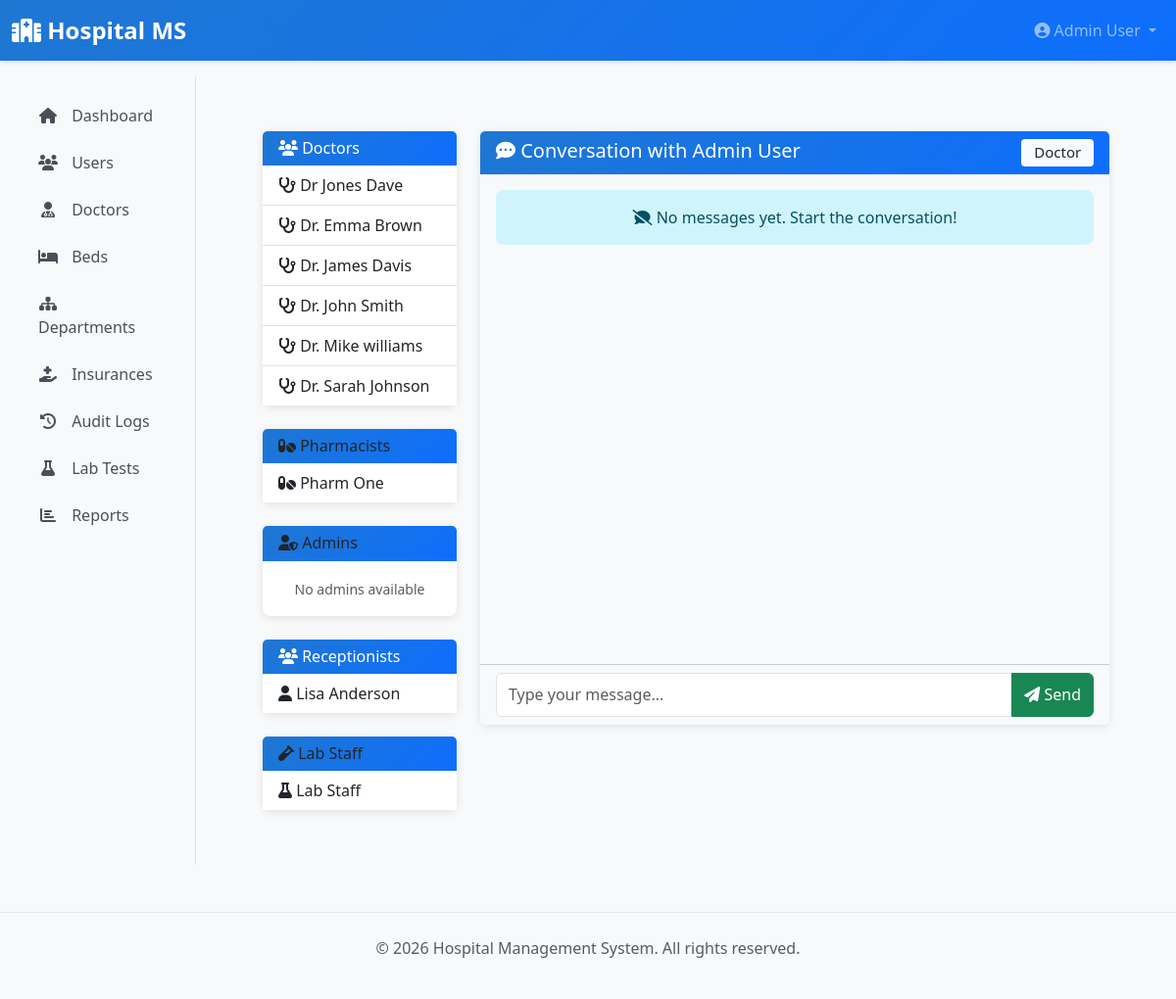
The page /admin/messages/conversation/1 (signed in) on the database its author committed.
### app/models/__init__.py (models this page shows, shortened)
class User(UserMixin, db.Model):
    __tablename__ = 'users'
    id = db.Column(db.Integer, primary_key=True)
    username = db.Column(db.String(80), unique=True, nullable=False, index=True)
    email = db.Column(db.String(120), unique=True, nullable=False, index=True)
    password_hash = db.Column(db.String(255), nullable=False)
    first_name = db.Column(db.String(80))
    last_name = db.Column(db.String(80))
    phone = db.Column(db.String(20))
    role = db.Column(db.Enum(UserRole), nullable=False, default=UserRole.PATIENT)
    is_active = db.Column(db.Boolean, default=True)
    created_at = db.Column(db.DateTime, default=datetime.utcnow)
    updated_at = db.Column(db.DateTime, default=datetime.utcnow, onupdate=datetime.utcnow)
    patient = db.relationship('Patient', uselist=False, back_populates='user', foreign_keys='Patient.user_id', cascade='all, delete-orphan', passive_deletes=True)
    doctor = db.relationship('Doctor', uselist=False, back_populates='user', foreign_keys='Doctor.user_id', cascade='all, delete-orphan', passive_deletes=True)
    lab_staff = db.relationship('LabStaff', uselist=False, back_populates='user', foreign_keys='LabStaff.user_id', cascade='all, delete-orphan', passive_deletes=True)
    def get_full_name(self):
        return f"{self.first_name} {self.last_name}".strip()

### app/blueprints/admin.py (the view)
@admin_bp.route('/messages/conversation/<int:user_id>')
@login_required
@admin_required
def conversation(user_id):
    other_user = User.query.get_or_404(user_id)
    admin = current_user
    messages = Message.query.filter(
        db.or_(
            db.and_(Message.sender_id == admin.id, Message.recipient_id == user_id),
            db.and_(Message.sender_id == user_id, Message.recipient_id == admin.id)
        )
    ).order_by(Message.created_at.asc()).all()
    for msg in messages:
        if msg.recipient_id == admin.id and not msg.is_read:
            msg.is_read = True
    db.session.commit()
    users = User.query.filter(User.id != admin.id).order_by(User.role, User.first_name).all()
    doctors = [u for u in users if u.role == UserRole.DOCTOR]
    admins = [u for u in users if u.role == UserRole.ADMIN]
    receptionists = [u for u in users if u.role == UserRole.RECEPTIONIST]
    lab_staff = [u for u in users if u.role == UserRole.LAB_STAFF]
    pharmacists = [u for u in users if u.role == UserRole.PHARMACIST]
    return render_template('admin/conversation.html',
                         messages=messages,
                         other_user=other_user,
                         doctors=doctors,
                         admins=admins,
                         receptionists=receptionists,
                         lab_staff=lab_staff,
                         pharmacists=pharmacists)

### app/blueprints/admin.py (called while the page is built)
def admin_required(f):
    @wraps(f)
    def decorated_function(*args, **kwargs):
        if not current_user.is_authenticated or current_user.role != UserRole.ADMIN:
            flash('You do not have permission to access this page.', 'danger')
            return redirect(url_for('main.dashboard'))
        return f(*args, **kwargs)
    return decorated_function

### app/templates/admin/conversation.html (shortened to what this page needs)
{% extends "layouts/base.html" %}
{% block content %}
<div class="container-fluid mt-4">
    <div class="row">
        <div class="col-md-3">
            <div class="card">
                <div class="card-header bg-info text-white">
                    <h6 class="mb-0"><i class="fas fa-users"></i> Doctors</h6>
                </div>
                <div class="card-body p-0">
                    <div class="list-group list-group-flush">
                        {% for doctor in doctors %}
                        <a href="{{ url_for('admin.conversation', user_id=doctor.id) }}" class="list-group-item list-group-item-action {% if doctor.id == other_user.id %}active{% endif %}">
                            <i class="fas fa-stethoscope"></i> {{ doctor.get_full_name() }}
                        </a>
                        {% endfor %}
                    </div>
                </div>
            </div>
            <div class="card mt-3">
                <div class="card-header bg-light text-dark">
                    <h6 class="mb-0"><i class="fas fa-pills"></i> Pharmacists</h6>
                </div>
                <div class="card-body p-0">
                    <div class="list-group list-group-flush">
                        {% for pharm in pharmacists %}
                        <a href="{{ url_for('admin.conversation', user_id=pharm.id) }}" class="list-group-item list-group-item-action {% if pharm.id == other_user.id %}active{% endif %}">
                            <i class="fas fa-pills"></i> {{ pharm.get_full_name() }}
                        </a>
                        {% endfor %}
                    </div>
                </div>
            </div>
            <div class="card mt-3">
                <div class="card-header bg-warning text-dark">
                    <h6 class="mb-0"><i class="fas fa-user-shield"></i> Admins</h6>
                </div>
                <div class="card-body p-0">
                    <div class="list-group list-group-flush">
                        {% if not admins %}
                        <div class="p-3 text-muted text-center">
                            <small>No admins available</small>
                        </div>
                        {% endif %}
                    </div>
                </div>
            </div>
            <div class="card mt-3">
                <div class="card-header bg-secondary text-white">
                    <h6 class="mb-0"><i class="fas fa-users"></i> Receptionists</h6>
                </div>
                <div class="card-body p-0">
                    <div class="list-group list-group-flush">
                        {% for rec in receptionists %}
                        <a href="{{ url_for('admin.conversation', user_id=rec.id) }}" class="list-group-item list-group-item-action {% if rec.id == other_user.id %}active{% endif %}">
                            <i class="fas fa-user"></i> {{ rec.get_full_name() }}
                        </a>
                        {% endfor %}
                    </div>
                </div>
            </div>
            <div class="card mt-3">
                <div class="card-header bg-light text-dark">
                    <h6 class="mb-0"><i class="fas fa-vial"></i> Lab Staff</h6>
                </div>
                <div class="card-body p-0">
                    <div class="list-group list-group-flush">
                        {% for lab in lab_staff %}
                        <a href="{{ url_for('admin.conversation', user_id=lab.id) }}" class="list-group-item list-group-item-action {% if lab.id == other_user.id %}active{% endif %}">
                            <i class="fas fa-flask"></i> {{ lab.get_full_name() }}
                        </a>
                        {% endfor %}
                    </div>
                </div>
            </div>
        </div>
        <div class="col-md-9">
            <div class="card">
                <div class="card-header bg-primary text-white">
                    <h5 class="mb-0">
                        <i class="fas fa-comment-dots"></i>
                        Conversation with {{ other_user.get_full_name() }}
                        <span class="badge bg-light text-dark float-end">Doctor</span>
                    </h5>
                </div>
                <div class="card-body" style="height: 500px; overflow-y: auto; background-color: #f8f9fa;">
                    {% if messages %}
                        {% for msg in messages %}
                        <div class="mb-3 {% if msg.sender_id == current_user.id %}text-end{% endif %}">
                            <div class="d-inline-block p-3 rounded {% if msg.sender_id == current_user.id %}bg-success text-white{% else %}bg-white border{% endif %}" style="max-width: 70%;">
                                <p class="mb-1">{{ msg.content }}</p>
                                <small class="{% if msg.sender_id == current_user.id %}text-white-50{% else %}text-muted{% endif %}">
                                    {{ msg.created_at.strftime('%d %b %H:%M') }}
                                </small>
                            </div>
                        </div>
                        {% endfor %}
                    {% else %}
                        <div class="alert alert-info text-center">
                            <i class="fas fa-comment-slash"></i> No messages yet. Start the conversation!
                        </div>
                    {% endif %}
                </div>
                <div class="card-footer bg-light">
                    <form method="POST" action="{{ url_for('admin.send_message', recipient_id=other_user.id) }}">
                        <div class="input-group">
                            <input type="text" name="content" class="form-control" placeholder="Type your message..." required>
                            <button type="submit" class="btn btn-success">
                                <i class="fas fa-paper-plane"></i> Send
                            </button>
                        </div>
                    </form>
                </div>
            </div>
        </div>
    </div>
</div>
{% endblock %}

### app/templates/layouts/base.html (shortened to what this page needs)
<!DOCTYPE html>
<html lang="en">
<head>
    <link href="https://cdnjs.cloudflare.com/ajax/libs/bootstrap/5.3.0/css/bootstrap.min.css" rel="stylesheet">
    <link href="https://cdnjs.cloudflare.com/ajax/libs/font-awesome/6.4.0/css/all.min.css" rel="stylesheet">
</head>
<body>
    <nav class="navbar navbar-expand-lg navbar-dark sticky-top">
        <div class="container-fluid">
            <a class="navbar-brand" href="{{ url_for('main.dashboard') }}">
                <i class="fas fa-hospital"></i> Hospital MS
            </a>
            <div class="collapse navbar-collapse" id="navbarNav">
                <ul class="navbar-nav ms-auto">
                    {% if current_user.is_authenticated %}
                        <li class="nav-item dropdown">
                            <a class="nav-link dropdown-toggle" href="#" id="userDropdown" role="button" data-bs-toggle="dropdown">
                                <i class="fas fa-user-circle"></i> {{ current_user.get_full_name() or current_user.username }}
                            </a>
                        </li>
                    {% else %}
                        <li class="nav-item">
                            <a class="nav-link" href="{{ url_for('auth.login') }}">Login</a>
                        </li>
                    {% endif %}
                </ul>
            </div>
        </div>
    </nav>
    {% if current_user.is_authenticated %}
        <div class="container-fluid">
            <div class="row">
                <nav class="col-md-3 col-lg-2 d-md-block bg-light sidebar">
                    <div class="position-sticky pt-3">
                        <ul class="nav flex-column">
                            {% if current_user.role.value == 'admin' %}
                                <li class="nav-item">
                                    <a class="nav-link {% if request.endpoint == 'admin.dashboard' %}active{% endif %}" href="{{ url_for('admin.dashboard') }}">
                                        <i class="fas fa-home"></i> Dashboard
                                    </a>
                                </li>
                                <li class="nav-item">
                                    <a class="nav-link {% if request.endpoint in ['admin.users_list', 'admin.create_user', 'admin.edit_user'] %}active{% endif %}" href="{{ url_for('admin.users_list') }}">
                                        <i class="fas fa-users"></i> Users
                                    </a>
                                </li>
                                <li class="nav-item">
                                    <a class="nav-link {% if request.endpoint in ['admin.doctors_list', 'admin.edit_doctor'] %}active{% endif %}" href="{{ url_for('admin.doctors_list') }}">
                                        <i class="fas fa-user-md"></i> Doctors
                                    </a>
                                </li>
                                <li class="nav-item">
                                    <a class="nav-link {% if request.endpoint in ['admin.beds_list', 'admin.create_bed'] %}active{% endif %}" href="{{ url_for('admin.beds_list') }}">
                                        <i class="fas fa-bed"></i> Beds
                                    </a>
                                </li>
                                <li class="nav-item">
                                    <a class="nav-link {% if request.endpoint in ['admin.departments_list', 'admin.create_department'] %}active{% endif %}" href="{{ url_for('admin.departments_list') }}">
                                        <i class="fas fa-sitemap"></i> Departments
                                    </a>
                                </li>
                                <li class="nav-item">
                                    <a class="nav-link {% if request.endpoint in ['admin.insurances_list', 'admin.create_insurance'] %}active{% endif %}" href="{{ url_for('admin.insurances_list') }}">
                                        <i class="fas fa-hand-holding-medical"></i> Insurances
                                    </a>
                                </li>
                                <li class="nav-item">
                                    <a class="nav-link {% if request.endpoint == 'admin.audit_logs' %}active{% endif %}" href="{{ url_for('admin.audit_logs') }}">
                                        <i class="fas fa-history"></i> Audit Logs
                                    </a>
                                </li>
                                <li class="nav-item">
                                    <a class="nav-link {% if request.endpoint in ['admin.lab_tests_list', 'admin.create_lab_test'] %}active{% endif %}" href="{{ url_for('admin.lab_tests_list') }}">
                                        <i class="fas fa-flask"></i> Lab Tests
                                    </a>
                                </li>
                                <li class="nav-item">
                                    <a class="nav-link {% if request.endpoint == 'admin.reports' %}active{% endif %}" href="{{ url_for('admin.reports') }}">
                                        <i class="fas fa-chart-bar"></i> Reports
                                    </a>
                                </li>
                            {% endif %}
                        </ul>
                    </div>
                </nav>
                <main class="col-md-9 ms-sm-auto col-lg-10 px-md-4">
                    <div class="main-content">
                        {% block content %}{% endblock %}
                    </div>
                </main>
            </div>
        </div>
    {% else %}
        <div style="min-height: calc(100vh - 70px); padding: 2rem;">
            {% block auth_content %}{% endblock %}
        </div>
    {% endif %}
    <footer class="bg-light py-4 mt-5 border-top">
        <div class="container text-center text-muted">
            <p>&copy; 2026 Hospital Management System. All rights reserved.</p>
        </div>
    </footer>
</body>
</html>

### app/templates/layouts/base.html (style rules this page uses)
:root { --primary-color: #1f77d2; --secondary-color: #0d6efd; --danger-color: #dc3545; }
body { background-color: #f8f9fa; font-family: 'Segoe UI', Tahoma, Geneva, Verdana, sans-serif; }
.navbar { background: linear-gradient(135deg, var(--primary-color) 0%, var(--secondary-color) 100%); box-shadow: 0 2px 4px rgba(0,0,0,0.1); }
.navbar-brand { font-weight: 700; font-size: 1.5rem; color: white !important; }
.sidebar { background-color: #fff; min-height: calc(100vh - 70px); border-right: 1px solid #dee2e6; }
.sidebar .nav-link { color: #495057; border-left: 3px solid transparent; padding: 0.75rem 1.5rem; transition: all 0.3s ease; }
.sidebar .nav-link i { width: 20px; text-align: center; margin-right: 10px; }
.main-content { padding: 2rem; }
.card { border: 0; box-shadow: 0 2px 8px rgba(0,0,0,0.1); border-radius: 8px; margin-bottom: 1.5rem; }
.card-header { background: linear-gradient(135deg, var(--primary-color) 0%, var(--secondary-color) 100%); color: white; border: 0; border-radius: 8px 8px 0 0; }
.badge { padding: 0.4rem 0.8rem; border-radius: 4px; font-weight: 500; }
.alert { border: 0; border-radius: 8px; }
.form-control, .form-select { border-radius: 6px; border: 1px solid #dee2e6; padding: 0.6rem 0.75rem; }

### rows shown on the page
User: first_name+last_name "Admin User", get_full_name "Admin User"
User: get_full_name "Dr Jones Dave"
User: get_full_name "Dr. Emma Brown"
User: get_full_name "Dr. James Davis"
User: get_full_name "Dr. John Smith"
User: get_full_name "Dr. Mike williams"
User: get_full_name "Dr. Sarah Johnson"
User: get_full_name "Pharm One"
User: get_full_name "Lisa Anderson"
User: get_full_name "Lab Staff"
